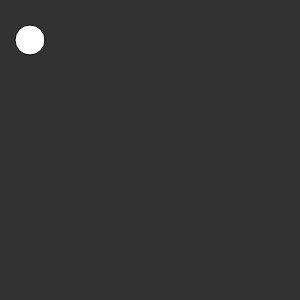
Frame 1 (no input)
Frame 60 (no input): identical to frame 1, image omitted
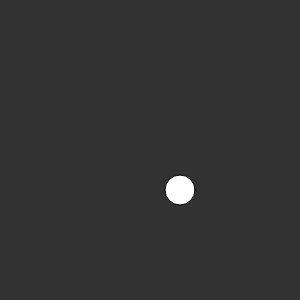
Frame 120 (the mouse pressed at the canvas centre since frame 60)

The p5.js sketch that drew these frames (run headless with seeded random() and noise() and a simulated clock; from frame 60 on, the mouse is pressed at the canvas centre):

// p5.js sketch
// ── sketch.js
var face;


function setup() {
  createCanvas(300,300);
  face = ellipse(mouseX, mouseY, 30, 30);
}

function draw() {
  background(50);
  ellipse(mouseX + 30, mouseY + 40, 30, 30);
}
